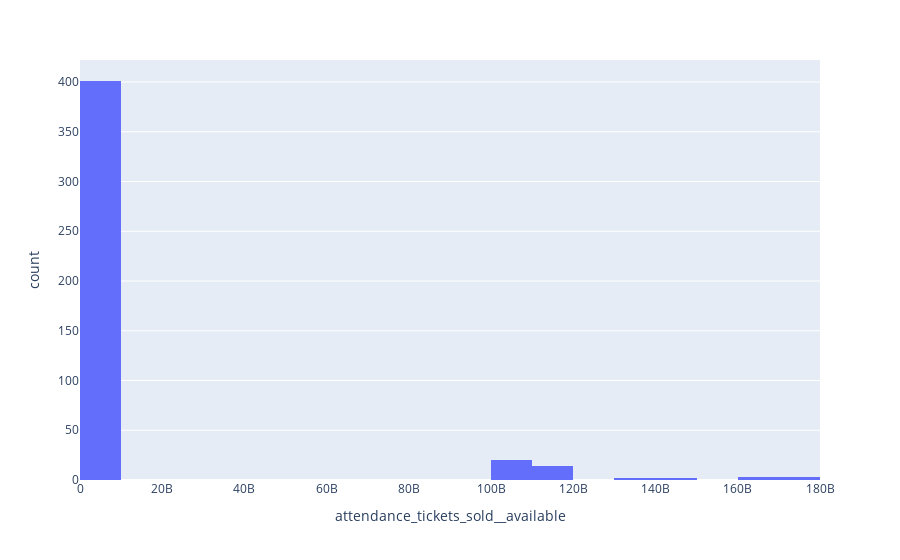
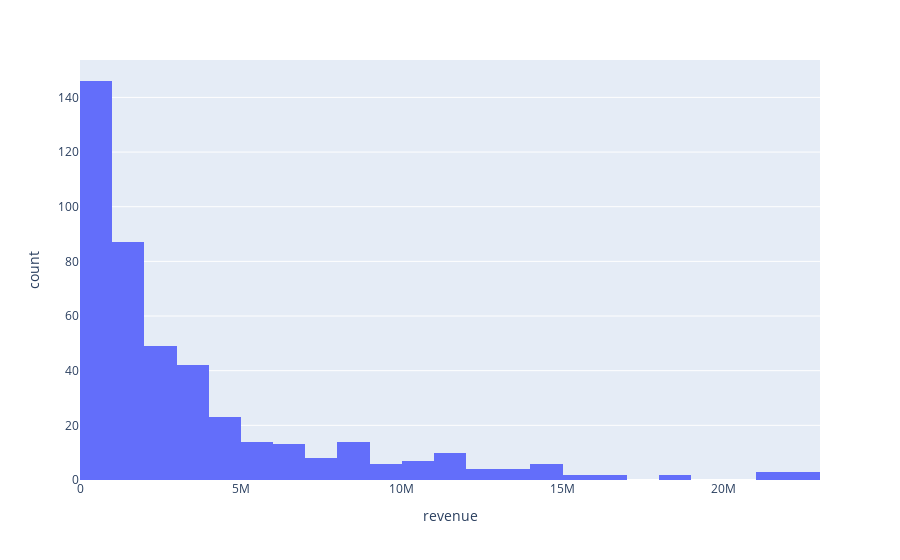

Notebook code cell kept with these figures, in order:
### Markdown cell above
## Visualizations:

### Code cell
for col in df.columns:
    if df[col].dtype != 'O':
        display(px.histogram(df,col))

### Figure 1 — Plotly figure (JSON) as saved in the notebook; plotly's stock layout.template omitted (floating-point values rounded to 4 significant figures; data arrays with more than 128 entries replaced by an {"elided": "..."} marker saying what was removed)
{"data": [{"alignmentgroup": "True", "bingroup": "x", "hovertemplate": "attendance_tickets_sold__available=%{x}<br>count=%{y}<extra></extra>", "legendgroup": "", "marker": {"color": "#636efa", "pattern": {"shape": ""}}, "name": "", "offsetgroup": "", "orientation": "v", "showlegend": false, "type": "histogram", "x": {"elided": "445 int values"}, "xaxis": "x", "yaxis": "y"}], "layout": {"barmode": "relative", "legend": {"tracegroupgap": 0}, "margin": {"t": 60}, "xaxis": {"anchor": "y", "domain": [0, 1], "title": {"text": "attendance_tickets_sold__available"}}, "yaxis": {"anchor": "x", "domain": [0, 1], "title": {"text": "count"}}}}

### Figure 2 — Plotly figure (JSON) as saved in the notebook; plotly's stock layout.template omitted (floating-point values rounded to 4 significant figures; data arrays with more than 128 entries replaced by an {"elided": "..."} marker saying what was removed)
{"data": [{"alignmentgroup": "True", "bingroup": "x", "hovertemplate": "revenue=%{x}<br>count=%{y}<extra></extra>", "legendgroup": "", "marker": {"color": "#636efa", "pattern": {"shape": ""}}, "name": "", "offsetgroup": "", "orientation": "v", "showlegend": false, "type": "histogram", "x": {"elided": "445 int values"}, "xaxis": "x", "yaxis": "y"}], "layout": {"barmode": "relative", "legend": {"tracegroupgap": 0}, "margin": {"t": 60}, "xaxis": {"anchor": "y", "domain": [0, 1], "title": {"text": "revenue"}}, "yaxis": {"anchor": "x", "domain": [0, 1], "title": {"text": "count"}}}}
